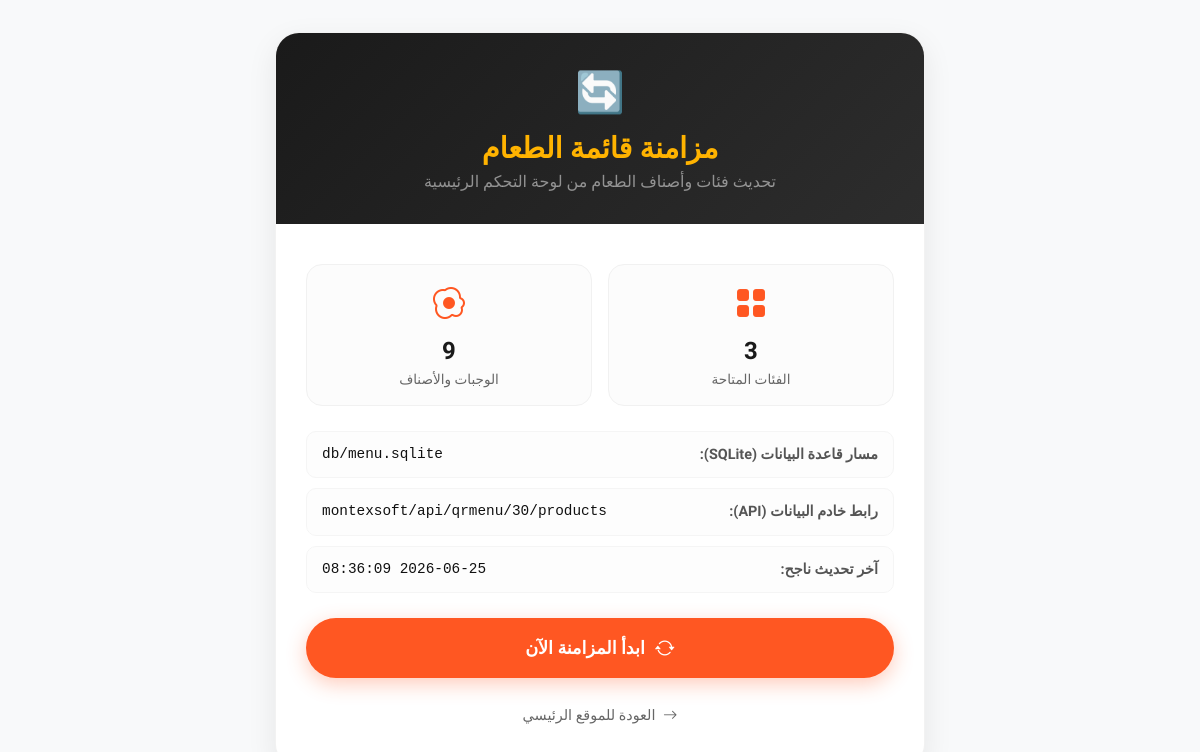
The page /sync.php on the database as committed earlier.
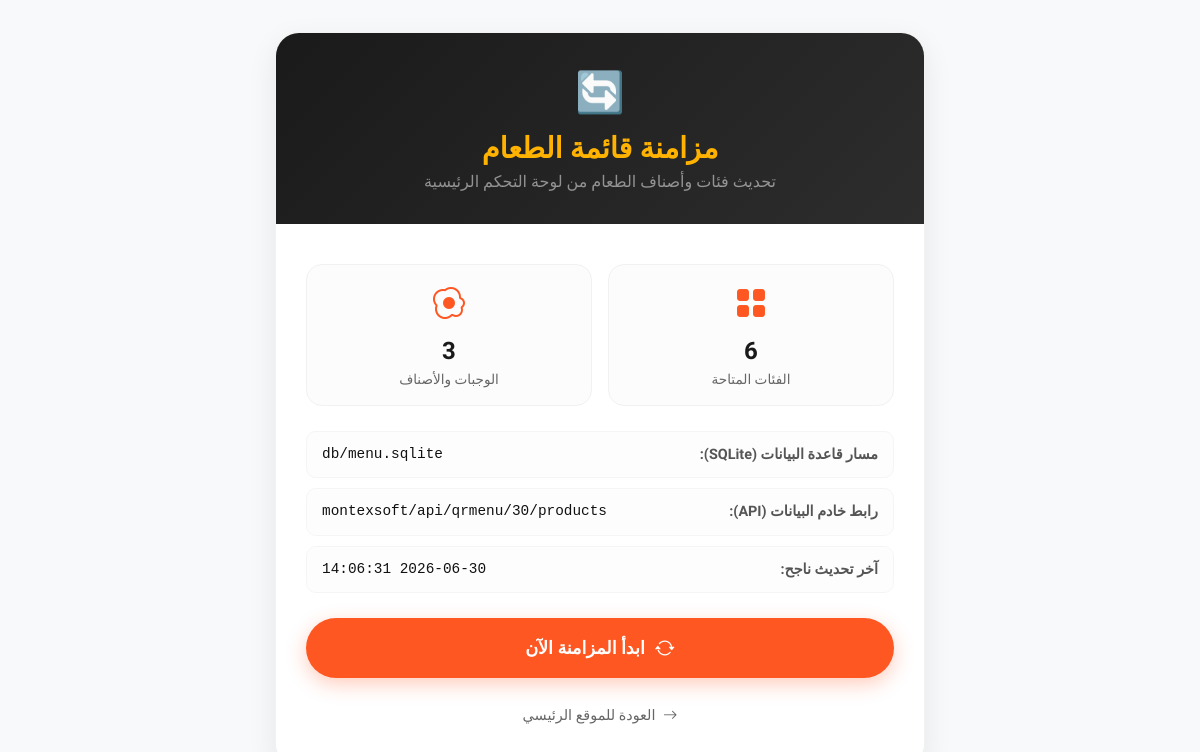
The same page on the database as committed later.
### tables this page shows
CREATE TABLE "settings" (
  "key" TEXT,
  "value" TEXT,
  "token" TEXT,
  "server" TEXT,
  "user_name" TEXT,
  "password" TEXT,
  PRIMARY KEY ("key")
);

### includes/db_helper.php (called while the page is built, shortened)
<?php
function get_db_connection() {
    try {
        $pdo = new PDO('sqlite:' . DB_PATH);
        $pdo->setAttribute(PDO::ATTR_ERRMODE, PDO::ERRMODE_EXCEPTION);
        $pdo->setAttribute(PDO::ATTR_DEFAULT_FETCH_MODE, PDO::FETCH_ASSOC);
        return $pdo;
    } catch (PDOException $e) {
        die("Connection to SQLite failed: " . $e->getMessage());
    }
}
function get_setting($key, $default = null) {
    $pdo = get_db_connection();
    $stmt = $pdo->prepare("SELECT value FROM settings WHERE key = :key");
    $stmt->execute([':key' => $key]);
    $val = $stmt->fetchColumn();
    return $val !== false ? $val : $default;
}

### sync.php (the view, shortened to what this page needs)
<?php
require_once 'includes/db_helper.php';
$last_sync = get_setting('last_sync_time');
$categories_count = 0;
$items_count = 0;
try {
    $pdo = get_db_connection();
    $categories_count = $pdo->query("SELECT COUNT(*) FROM categories")->fetchColumn();
    $items_count = $pdo->query("SELECT COUNT(*) FROM items")->fetchColumn();
} catch (Exception $e) {
}
?>
<!DOCTYPE html>
<html lang="ar" dir="rtl">
<head>
    <link href="https://cdn.jsdelivr.net/npm/bootstrap@5.3.2/dist/css/bootstrap.rtl.min.css" rel="stylesheet">
    <link href="https://cdn.jsdelivr.net/npm/bootstrap-icons@1.11.1/font/bootstrap-icons.css" rel="stylesheet">
</head>
<body>
<div class="container d-flex justify-content-center">
    <div class="sync-card">
        <div class="sync-header">
            <div class="fs-1 mb-2">🔄</div>
            <h1>مزامنة قائمة الطعام</h1>
            <p class="mb-0 text-white-50">تحديث فئات وأصناف الطعام من لوحة التحكم الرئيسية</p>
        </div>
        <div class="sync-body">
            <div class="row g-3">
                <div class="col-6">
                    <div class="stat-box">
                        <div class="stat-icon"><i class="bi bi-grid-fill"></i></div>
                        <div class="stat-num"><?php echo $categories_count; ?></div>
                        <div class="stat-label">الفئات المتاحة</div>
                    </div>
                </div>
                <div class="col-6">
                    <div class="stat-box">
                        <div class="stat-icon"><i class="bi bi-egg-fried"></i></div>
                        <div class="stat-num"><?php echo $items_count; ?></div>
                        <div class="stat-label">الوجبات والأصناف</div>
                    </div>
                </div>
            </div>
            <ul class="info-list">
                <li>
                    <span class="info-label">مسار قاعدة البيانات (SQLite):</span>
                    <span class="info-val" title="<?php echo DB_PATH; ?>">
                        db/<?php echo basename(DB_PATH); ?>
                    </span>
                </li>
                <li>
                    <span class="info-label">رابط خادم البيانات (API):</span>
                    <span class="info-val" title="<?php echo API_DASHBOARD_URL; ?>">
                        <?php
                        $parsed_url = parse_url(API_DASHBOARD_URL);
                        echo ($parsed_url['host'] ?? 'Local') . ($parsed_url['path'] ?? '');
                        ?>
                    </span>
                </li>
                <li>
                    <span class="info-label">آخر تحديث ناجح:</span>
                    <span class="info-val">
                        <?php echo $last_sync ? date('Y-m-d H:i:s', $last_sync) : 'لم يتم المزامنة مسبقاً'; ?>
                    </span>
                </li>
            </ul>
            <form method="POST" id="syncForm" onsubmit="startSync()">
                <button type="submit" class="btn btn-sync" id="syncBtn">
                    <i class="bi bi-arrow-repeat fs-5"></i>
                    <span class="btn-text">ابدأ المزامنة الآن</span>
                </button>
            </form>
            <div class="back-link">
                <a href="index.php"><i class="bi bi-arrow-right me-1"></i> العودة للموقع الرئيسي</a>
            </div>
        </div>
    </div>
</div>
</body>
</html>

### sync.php (style rules this page uses)
:root { --primary-color: #ff5722; --secondary-color: #ffb300; --dark-color: #1a1a1a; --success-color: #2e7d32; --card-shadow: 0 10px 30px rgba(0,0,0,0.08); --transition: all 0.3s ease; }
body { font-family: 'Cairo', sans-serif; background-color: #f8f9fa; color: #333; min-height: 100vh; display: flex; align-items: center; justify-content: center; padding: 20px 0; }
.sync-card { background: white; border-radius: 24px; box-shadow: var(--card-shadow); border: 1px solid rgba(0,0,0,0.05); max-width: 650px; width: 100%; overflow: hidden; }
.sync-header { background: linear-gradient(135deg, var(--dark-color), #2d2d2d); padding: 30px; text-align: center; color: white; position: relative; }
.sync-header h1 { font-size: 1.8rem; font-weight: 700; margin-bottom: 5px; color: var(--secondary-color); }
.sync-body { padding: 40px 30px; }
.stat-box { background-color: #fcfcfc; border: 1px solid #f1f1f1; border-radius: 16px; padding: 15px; text-align: center; transition: var(--transition); }
.stat-icon { font-size: 2rem; color: var(--primary-color); margin-bottom: 5px; }
.stat-num { font-size: 1.5rem; font-weight: 700; color: var(--dark-color); }
.stat-label { font-size: 0.85rem; color: #666; }
.info-list { list-style: none; padding: 0; margin: 25px 0; font-size: 0.9rem; }
.info-list li { padding: 12px 15px; background: #fdfdfd; border: 1px solid #f5f5f5; border-radius: 10px; margin-bottom: 10px; display: flex; justify-content: space-between; align-items: center; }
.info-label { font-weight: 600; color: #555; }
.info-val { color: #111; font-family: monospace; word-break: break-all; }
.btn-sync { background: var(--primary-color); border: none; color: white; font-weight: 700; padding: 15px 30px; border-radius: 50px; width: 100%; transition: var(--transition); font-size: 1.1rem; display: flex; align-items: center; justify-content: center; gap: 10px; box-shadow: 0 6px 20px rgba(255, 87, 34, 0.3); }
.back-link { text-align: center; margin-top: 25px; }
.back-link a { color: #666; text-decoration: none; transition: var(--transition); font-size: 0.9rem; }

Rows that differ between the two databases and show on the page:
changed settings: value "2026-06-25 08:36:09" → "2026-06-30 14:06:31"
Other text that changed with them:
$categories_count: "3" → "6"
$items_count: "9" → "3"
